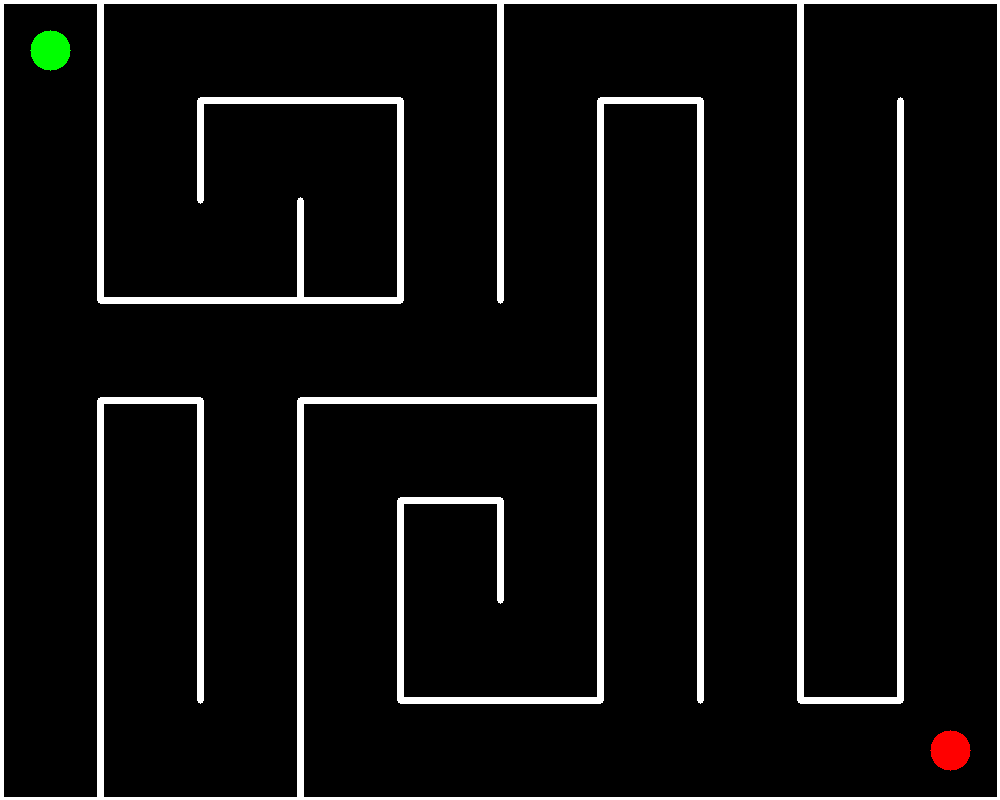
#> input picture Labyrinth_1.png, 1000 x 800 px
$ python circles_detection.py --in_image Labyrinth_1.png
#> lines starting #> are read from the running program, lines starting #| are printed output that depends on the picture
import cv2
import numpy as np
import argparse

def main():
    parser = argparse.ArgumentParser()
    parser.add_argument('--in_image', type=str, help='input image path', default='img.jpg')

    args = parser.parse_args()

    img = cv2.imread(args.in_image)
#> img is the input picture: shape (800, 1000, 3); mean B, G, R 18, 18.4, 18.4
    img = cv2.medianBlur(img,5)
    gimg = cv2.cvtColor(img,cv2.COLOR_BGR2GRAY)

    circles = cv2.HoughCircles(gimg,cv2.HOUGH_GRADIENT,1,90,
                               param1=50,param2=20,minRadius=0,maxRadius=150)
#> circles = [[49.5, 50.5, 19.6], [949.5, 750.5, 19.6]]

    circles = np.uint16(np.around(circles))
#> circles = [[50, 50, 20], [950, 750, 20]]
    for i in circles[0,:]:
        cv2.circle(img,(i[0],i[1]),i[2],(40,150,40),2)
        cv2.circle(img,(i[0],i[1]),2,(10,140,170),3)
#> this loop made 2 passes
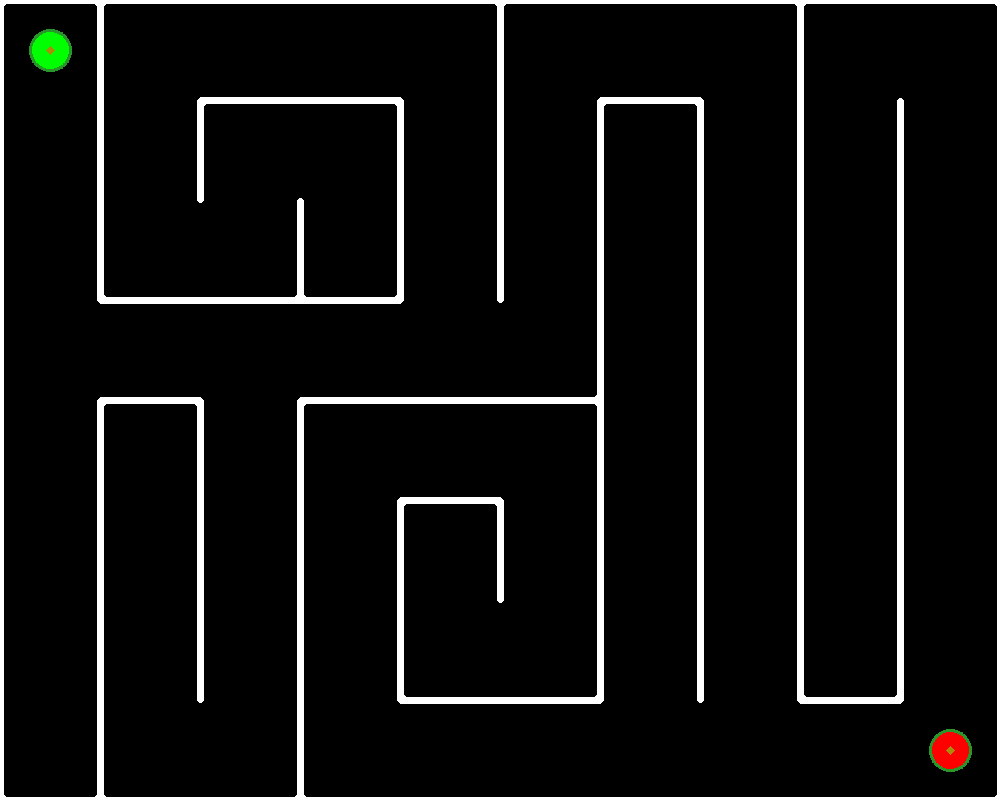
#> img: shape (800, 1000, 3); mean B, G, R 18.1, 18.5, 18.4

    cv2.imshow('Circles',img)
    cv2.waitKey(0)
    cv2.destroyAllWindows()


if __name__ == "__main__":
    main()

$ run again, on Labyrinth_3.png
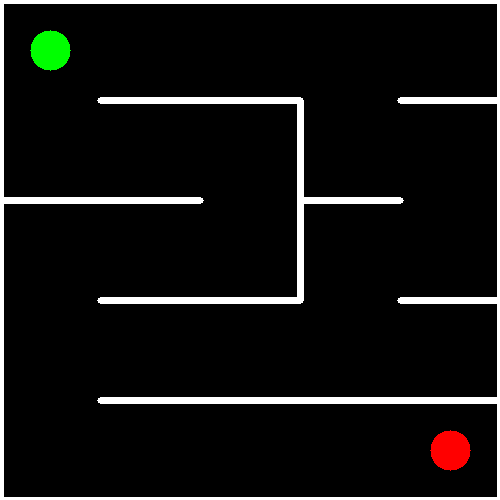
#> input picture Labyrinth_3.png, 500 x 500 px
#> in main, img is the input picture: shape (500, 500, 3); mean B, G, R 17.8, 19.1, 19.1
#> in main, `circles = cv2.HoughCircles(gimg,cv2.HOUGH_GRADIENT,1,90, param1=50,par..`: circles = [[449.5, 449.5, 19.6], [49.5, 48.5, 19.4]]
#> in main, `circles = np.uint16(np.around(circles))`: circles = [[450, 450, 20], [50, 48, 19]]
#> the loop in main, `for i in circles[0,:]:` made 2 passes
#> after the loop in main, `for i in circles[0,:]:`:
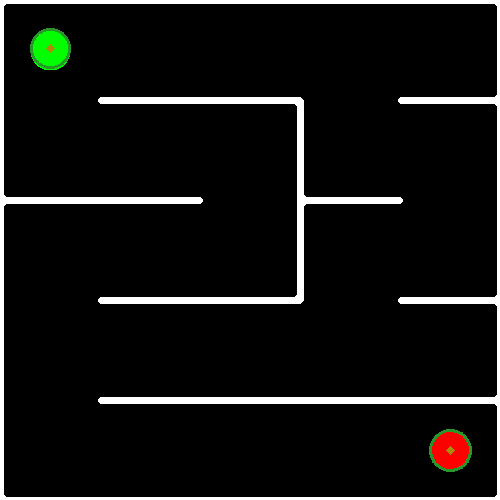
#> img: shape (500, 500, 3); mean B, G, R 17.9, 19.3, 19
